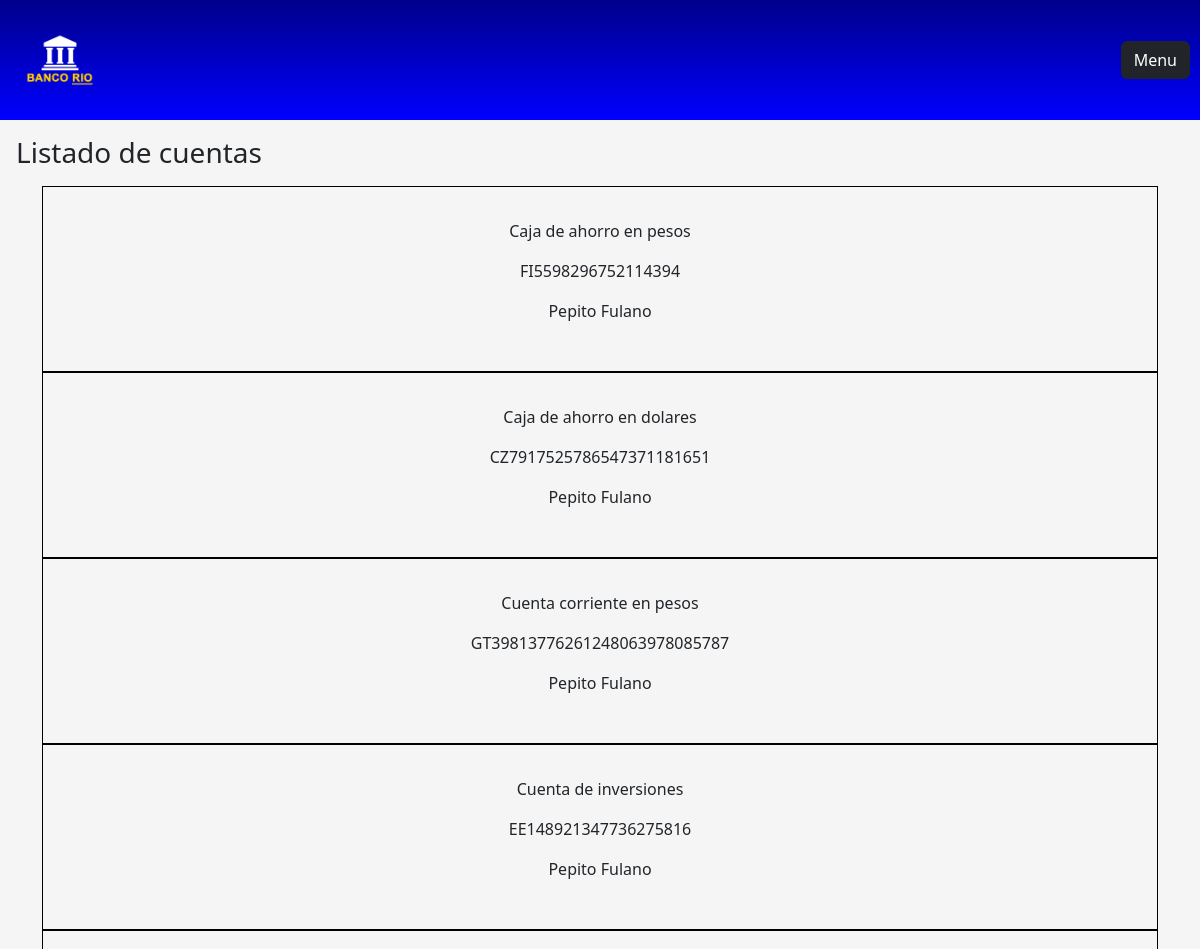
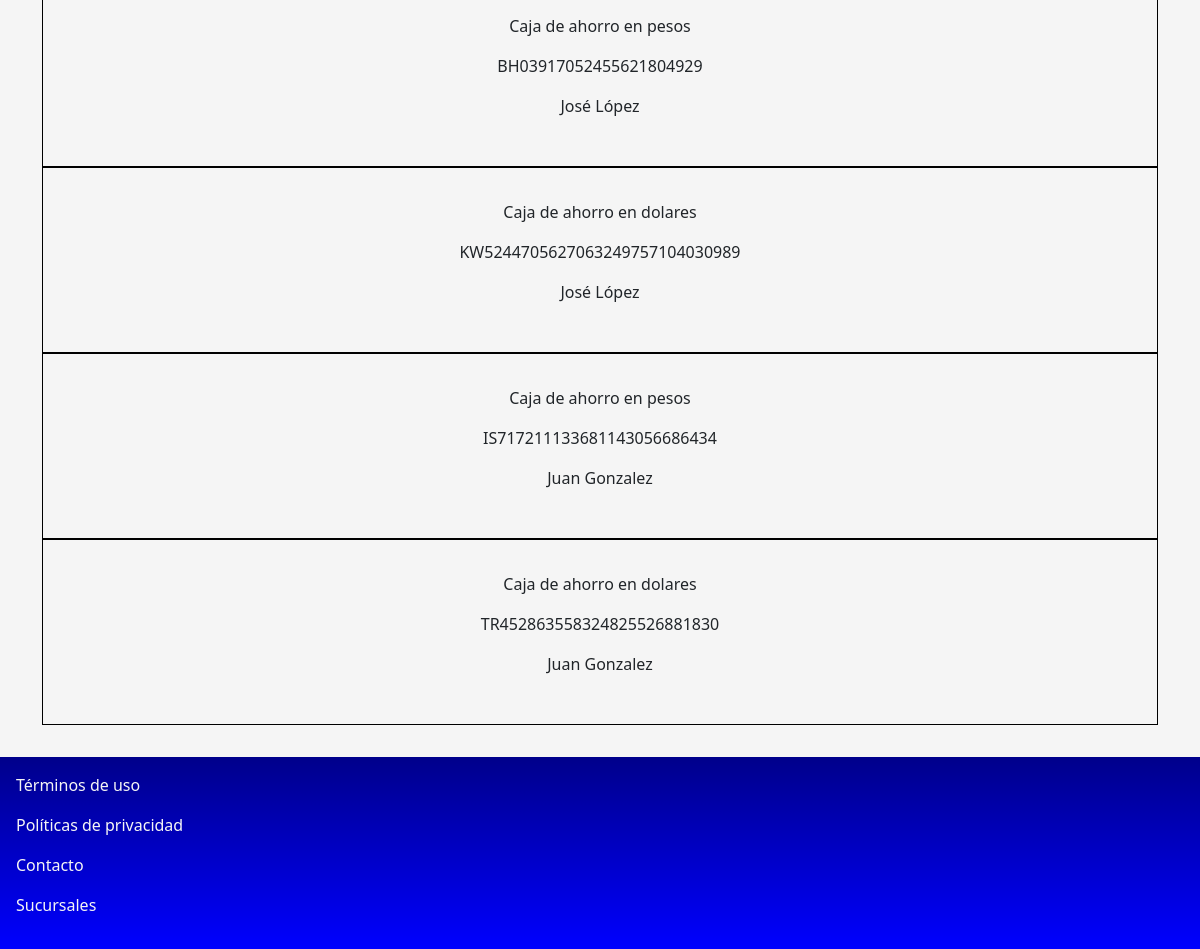
Page /cuentas/ (signed in) on the committed database (2 pictures, top to bottom).
### Cuentas/models.py (models this page shows)
class Cuenta(models.Model):
    cliente = models.ForeignKey(Cliente, on_delete=models.CASCADE)
    balance = models.IntegerField()
    iban = models.CharField(max_length=100)
    tipo = models.ForeignKey(Tipo_Cuenta, on_delete=models.CASCADE)
    def __str__(self):
        return str(self.tipo)

class Tipo_Cuenta(models.Model):
    cuenta_tipo = models.CharField(max_length=30)
    def __str__(self):
        return self.cuenta_tipo

### Clientes/models.py (models this page shows)
class Cliente(models.Model):
    name = models.CharField(max_length=100)
    surname = models.CharField(max_length=100)
    dni = models.CharField(max_length=10)
    dob = models.CharField(max_length=100)
    branch = models.ForeignKey(Sucursal, on_delete=models.CASCADE)
    tipo = models.ForeignKey(Tipo_Cliente, on_delete=models.CASCADE)
    usuario = models.OneToOneField(User, on_delete=models.CASCADE, null=True)
    def __str__(self):
        return self.name + " " + self.surname

### Cuentas/views.py (the view)
# urls.py: path('cuentas/', vista.listado, name="cuentas"),
@login_required
def listado(request):
        cuentas = Cuenta.objects.all()
        if request.user.is_superuser == 1:
                return render(request, "Cuentas/cuentas.html", {"cuentas":cuentas})
        else:
                return render(request, "Clientes/error.html", {"cuentas":""})

### Inicio/context_processors.py (called while the page is built)
def cliente_processor(request):
    if request.user.is_authenticated or request.user.is_superuser == 1:
        cliente = Cliente.objects.filter(usuario_id__exact=request.user.id).first()
        return{"cliente":cliente}
    else:
        return{"cliente":""}

### Cuentas/templates/Cuentas/cuentas.html (shortened to what this page needs)
{% extends 'Inicio/base.html' %}
{% load static %}
{% block content %}
<section>
    <h3 class="texto"> Listado de cuentas </h1>
    <div class="container">
        {% for cuenta in cuentas %}
            <div class="divisor">
                <p> {{ cuenta }} </p>
                <p> {{ cuenta.iban }} </p>
                <p> {{ cuenta.cliente }} </p>
            </div>
        {% endfor %}
    </div>
</section>
{% endblock %}

### Inicio/templates/Inicio/base.html (shortened to what this page needs)
<!DOCTYPE html>
<html lang="es">
  <head>
    {% load static %}
    {% load bootstrap5 %}
    {% bootstrap_css %}
    <link href="{% static 'Inicio/css/style.css' %}" rel="stylesheet">
  </head>
  <body>
    <header>
        <div class="logo">
            <a href="{% url 'home' %}">
              <img src="{% static 'Inicio/img/logo-itbank.png' %}" alt="Logo del banco">
            </a>
        </div>
        <div class="dropdown" id="home-banking">
            <button type="button" class="btn btn-dark" data-bs-toggle="dropdown">Menu</button>
        </div>
    </header>
        {% block content %}{% endblock %}
    <footer>
        <p>Términos de uso</p>
        <p>Políticas de privacidad</p>
        <p>Contacto</p>
        <p><a id="link" href="{% url 'sucursales' %}">Sucursales</a></p>
    </footer>
  </body>
</html>

### Inicio/static/Inicio/css/style.css (style rules this page uses)
* { font-style: sans-serif; }
body { background-color: #f5f5f5; }
header { background: linear-gradient(darkblue, blue); color: whitesmoke; height: 15vh; display: flex; flex-direction: row; justify-content: space-between; align-items: center; }
.btn-dark { margin: 10px; }
.dropdown { display: inline-block; }
.logo { width: 120px; }
.logo img { width: 100%; }
footer { background: linear-gradient(darkblue, blue); color: whitesmoke; margin-top: 2rem; padding: 1rem; position: relative; bottom: 0; width: 100%; }
.texto { margin-left: 1rem; margin-top: 1rem; margin-bottom: 1rem; }
#link { text-decoration: none; color: whitesmoke; }
.divisor { border: 1px solid black; text-align: center; padding: 2rem; }

### rows in the picture
Cuenta: tipo.cuenta_tipo "Caja de ahorro en pesos", iban "FI5598296752114394", cliente "Pepito Fulano"
Cuenta: tipo.cuenta_tipo "Caja de ahorro en dolares", iban "CZ7917525786547371181651", cliente "Pepito Fulano"
Cuenta: tipo.cuenta_tipo "Cuenta corriente en pesos", iban "GT39813776261248063978085787", cliente "Pepito Fulano"
Cuenta: tipo.cuenta_tipo "Cuenta de inversiones", iban "EE148921347736275816", cliente "Pepito Fulano"
Cuenta: tipo.cuenta_tipo "Caja de ahorro en pesos", iban "BH03917052455621804929", cliente "José López"
Cuenta: tipo.cuenta_tipo "Caja de ahorro en dolares", iban "KW5244705627063249757104030989", cliente "José López"
Cuenta: tipo.cuenta_tipo "Caja de ahorro en pesos", iban "IS717211133681143056686434", cliente "Juan Gonzalez"
Cuenta: tipo.cuenta_tipo "Caja de ahorro en dolares", iban "TR452863558324825526881830", cliente "Juan Gonzalez"
